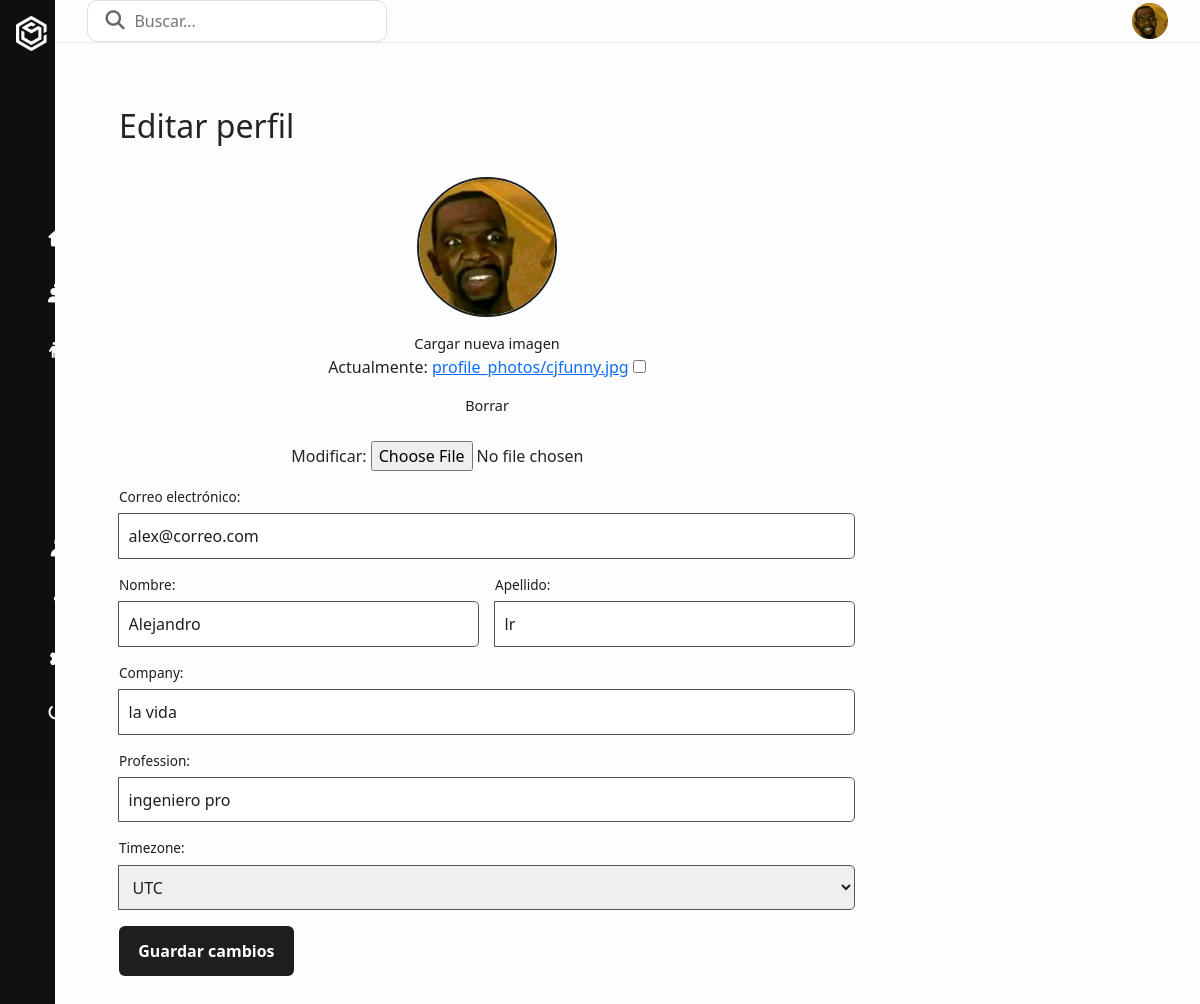
/profile/ (signed in), run on the app's committed database.
### apps/profiles/models/profile.py (models this page shows, shortened)
class Profile(models.Model):
    user = models.OneToOneField(User, on_delete=models.CASCADE, related_name='profile')
    company = models.CharField(max_length=255, blank=True)
    profession = models.CharField(max_length=255, blank=True)
    timezone = models.CharField(max_length=255, blank=True)
    photo = models.ImageField(upload_to='profile_photos/', blank=True, null=True)

### apps/profiles/models/user.py (models this page shows, shortened)
class User(AbstractUser):
    is_instructor = models.BooleanField(default=False)

### apps/profiles/views.py (the view, shortened to what this page needs)
# urls.py: path('', ProfileUpdateView.as_view(), name='profile'),
class ProfileUpdateView(LoginRequiredMixin, UpdateView):
    model = Profile
    form_class = ProfileForm
    template_name = 'profiles/profile.html'
    success_url = reverse_lazy('profile')
    def get_object(self, queryset=None):
        return self.request.user.profile
    def get_form_kwargs(self):
        kwargs = super().get_form_kwargs()
        kwargs['user'] = self.request.user
        return kwargs
    def get_context_data(self, **kwargs):
        context = super().get_context_data(**kwargs)
        profile =self.get_object()
        context['profile_picture'] = profile.photo.url if profile.photo else "https://static.vecteezy.com/system/resources/previews/009/292/244/non_2x/default-avatar-icon-of-social-media-user-vector.jpg"
        return context

### apps/profiles/forms.py (shortened to what this page needs)
class ProfileForm(forms.ModelForm):
    email = forms.EmailField(label='Correo electrónico')
    first_name = forms.CharField(label='Nombre')
    last_name = forms.CharField(label='Apellido')
    class Meta:
        model = Profile
        fields = ['company', 'profession', 'timezone', 'photo']
        widgets = {
            'timezone': forms.Select(choices=TIMEZONE_CHOICES),
        }
    def __init__(self, *args, **kwargs):
        user = kwargs.pop('user', None)
        super(ProfileForm, self).__init__(*args, **kwargs)
        if user:
            self.fields['email'].initial=user.email
            self.fields['first_name'].initial=user.first_name
            self.fields['last_name'].initial=user.last_name

### apps/profiles/context_processors.py (called while the page is built)
def profile_picture(request):
    if request.user.is_authenticated and hasattr(request.user, 'profile'):
        photo = request.user.profile.photo
    else:
        photo = None
    return {
        'profile_picture': photo.url if photo else "https://static.vecteezy.com/system/resources/previews/009/292/244/non_2x/default-avatar-icon-of-social-media-user-vector.jpg"
    }

### apps/profiles/templates/profiles/profile.html (shortened to what this page needs)
{% extends 'includes/base.html' %}
{% load static %}
{% block custom_styles %}
    <link rel="stylesheet" href="{% static 'css/styles.css' %}">
{% endblock  %}
{% block content %}
    <div class="layout">
        {% include 'includes/sidebar.html' %}
        <div class="main-content">
            {% include 'includes/header.html' %}
            <main>
                <div class="profile-container">
                    <form method="POST" enctype="multipart/form-data" class="profile-form">
                        <h2>Editar perfil</h2>
                        <div class="profile-picture">
                            <img src="{{ profile_picture }}" alt="Foto de perfil">
                            <label for="fileUpload">Cargar nueva imagen</label>
                            {{form.photo}}
                        </div>
                        <div class="input-group">
                            {{form.email.label_tag}}
                            {{form.email}}
                        </div>
                        <div class="input-row">
                            <div class="input-group">
                                {{form.first_name.label_tag}}
                                {{form.first_name}}
                            </div>
                            <div class="input-group">
                                {{form.last_name.label_tag}}
                                {{form.last_name}}
                            </div>
                        </div>
                        <div class="input-group">
                            {{form.company.label_tag}}
                            {{form.company}}
                        </div>
                        <div class="input-group">
                            {{form.profession.label_tag}}
                            {{form.profession}}
                        </div>
                        <div class="input-group">
                            {{form.timezone.label_tag}}
                            {{form.timezone}}
                        </div>
                        <button type="submit" class="submit-btn">Guardar cambios</button>
                    </form>
                </div>
            </main>
        </div>
    </div>
    {% endblock %}

### static/css/styles.css (style rules this page uses)
* { margin: 0; padding: 0; box-sizing: border-box; }
body { background: #111; font-family: 'Segoe UI', sans-serif; }
.layout { display: flex; height: 100vh; }
.main-content { flex-grow: 1; display: flex; flex-direction: column; background-color: #f0f0f0; transition: margin-left 0.3s ease; }
main { flex-grow: 1; padding: 2rem; background-color: #fdfdfd; }
.profile-container { padding: 2rem; border-radius: 10px; width: 100%; max-width: 800px; display: flex; gap: 2rem; flex-wrap: wrap; }
.profile-picture { flex: 1 1 200px; text-align: center; }
.profile-picture img { width: 140px; height: 140px; object-fit: cover; border-radius: 50%; border: 2px solid #1e1e1e; }
.profile-picture label { display: block; margin-top: 1rem; font-size: 0.9rem; color: #1e1e1e; cursor: pointer; }
.profile-form { flex: 2 1 400px; display: flex; flex-direction: column; gap: 1rem; }
.profile-form h2 { margin-bottom: 1rem; }
.input-group { display: flex; flex-direction: column; }
.input-group label { font-size: 0.85rem; margin-bottom: 0.4rem; color: #1e1e1e; }
.input-group input, .input-group select { border: 1px solid #555; padding: 0.6rem; border-radius: 5px; color: #1e1e1e; }
.input-row { display: flex; gap: 1rem; }
.input-row .input-group { flex: 1; }
.submit-btn { background-color: #1e1e1e; border: none; padding: 0.8rem 1.2rem; border-radius: 6px; color: #ffffff; font-weight: bold; cursor: pointer; align-self: flex-start; }

### data on the page
Profile: company "la vida", profession "ingeniero pro", timezone "UTC"
User: email "alex@correo.com", first_name "Alejandro", last_name "lr"
